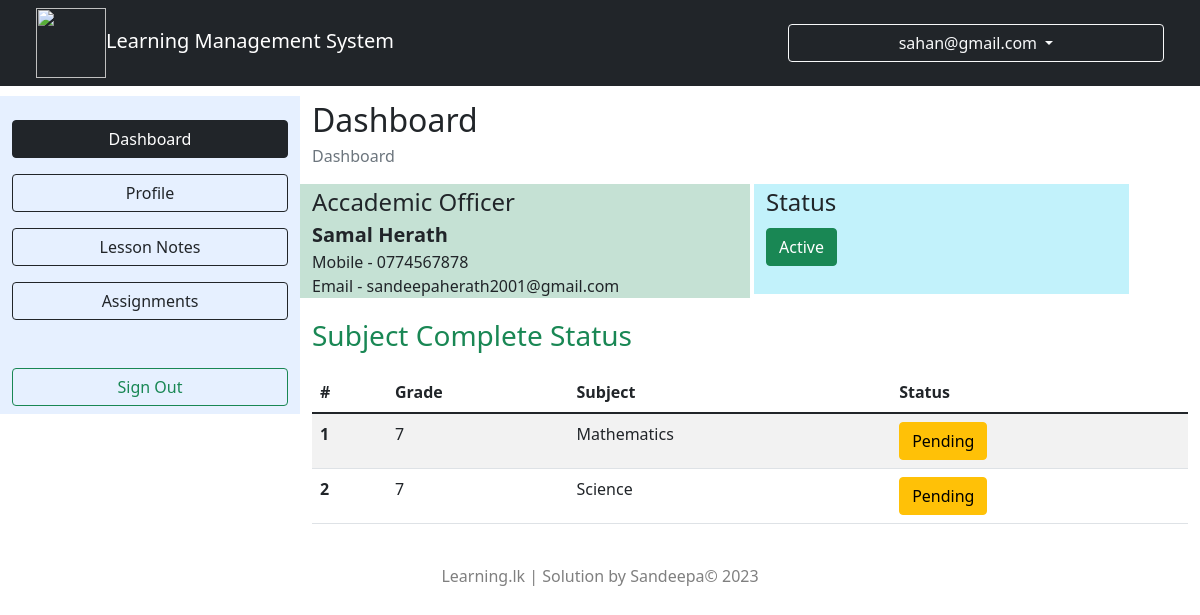
Screenshot of /Online_LMS/StudentDash.php (signed in) with the database file from the repository.
### tables this page shows
CREATE TABLE IF NOT EXISTS `user_has_grade` (
  `user_username` varchar(45) NOT NULL,
  `grade_id` int NOT NULL,
  `expire_date` date DEFAULT NULL,
  PRIMARY KEY (`user_username`,`grade_id`),
  KEY `fk_user_has_grade_grade1_idx` (`grade_id`),
  KEY `fk_user_has_grade_user1_idx` (`user_username`)
);

CREATE TABLE IF NOT EXISTS `user` (
  `username` varchar(45) NOT NULL,
  `first_name` varchar(45) NOT NULL,
  `last_name` varchar(45) NOT NULL,
  `mobile` varchar(10) NOT NULL,
  `email` varchar(45) NOT NULL,
  `address_1` varchar(45) NOT NULL,
  `address_2` varchar(45) NOT NULL,
  `city_id` int NOT NULL,
  `password` varchar(45) NOT NULL,
  `user_type_id` int NOT NULL,
  `status_id` int NOT NULL,
  `gender_id` int NOT NULL,
  PRIMARY KEY (`username`),
  KEY `fk_user_city_idx` (`city_id`),
  KEY `fk_user_user_type1_idx` (`user_type_id`),
  KEY `fk_user_status1_idx` (`status_id`),
  KEY `fk_user_gender1_idx` (`gender_id`),
  CONSTRAINT `fk_user_user_type1` FOREIGN KEY (`user_type_id`) REFERENCES `user_type` (`id`)
);

CREATE TABLE IF NOT EXISTS `grade` (
  `id` int NOT NULL AUTO_INCREMENT,
  `name` varchar(45) NOT NULL,
  PRIMARY KEY (`id`)
);

CREATE TABLE IF NOT EXISTS `subject` (
  `id` int NOT NULL AUTO_INCREMENT,
  `name` varchar(45) NOT NULL,
  PRIMARY KEY (`id`)
);

### Online_LMS/StudentDash.php (the view, shortened to what this page needs)
<!DOCTYPE html>
<html lang="en">
<head>
  <link rel="stylesheet" href="bootstrap.css" />
  <link rel="stylesheet" href="style.css" />
</head>
<body>
  <div class="container-fluid">
    <div class="row">
      <nav class="navbar navbar-light navbar-expand-lg bg-dark fixed-top">
        <div class="container-fluid">
          <div class="col-4">
            <a href="#" class="navbar-brand text-white"><img src="system.png" class="icon2" />Learning Management System</a>
          </div>
          <div class="btn-group col-lg-4 col-3">
            <button type="button" class="btn btn-outline-light dropdown-toggle" data-bs-toggle="dropdown" aria-haspopup="true" aria-expanded="false">
              <label class="fs-6"><?php echo ($_SESSION["u"]) ?></label>
            </button>
          </div>
        </div>
      </nav>
      <div class="col-4 col-lg-3 mt-5">
        <div class="row bg-primary bg-opacity-10 mt-5">
          <div class="col-12 mt-4">
            <form action="StudentDash.php">
              <button class="btn btn-outline-dark col-12 active" type="submit">Dashboard</button>
            </form>
          </div>
          <div class="col-12 mt-3">
            <form action="ProfileStu.php">
              <button class="btn btn-outline-dark col-12" type="submit">Profile</button>
            </form>
          </div>
          <div class="col-12 mt-3">
            <form action="NoteView.php">
              <button class="btn btn-outline-dark col-12" type="submit">Lesson Notes</button>
            </form>
          </div>
          <div class="col-12 mt-3">
            <form action="UploadAssignment.php">
              <button class="btn btn-outline-dark col-12" type="submit">Assignments</button>
            </form>
          </div>
          <div class="col-12 mt-5 mb-2">
            <form action="SignOut.php">
              <button class="btn btn-outline-success col-12" type="submit">Sign Out</button>
            </form>
          </div>
        </div>
      </div>
      <div class="col-8 col-lg-9 mt-5">
        <div class="row">
          <div class="">
            <label class="fs-2">Dashboard</label>
          </div>
          <div class="">
            <label class="fs-6 text-secondary">Dashboard</label>
          </div>
          <div class="col-12">
            <div class="row">
              <div class="col-12 col-lg-6 bg-success bg-opacity-25 mt-3">
                <label class="fs-4">Accademic Officer</label>
                <?php
                $connection = new mysqli("localhost", "root", "Slbh2001@", "online_lms");
                $table = $connection->query("SELECT * FROM `user_has_grade` WHERE `user_username`='" . $_SESSION["u"] . "'");
                if ($table->num_rows) {
                  $row = $table->fetch_assoc();
                  $grade = $row["grade_id"];
                  $table2 = $connection->query("SELECT * FROM `user_has_grade` INNER JOIN `user` ON
                  `user_has_grade`.`user_username`=`user`.`username` WHERE `user_has_grade`.`grade_id`='" . $grade . "'
                  AND `user`.`user_type_id`='4'");
                  if ($table2->num_rows) {
                    for ($i = 0; $i < $table2->num_rows; $i++) {
                      $row2 = $table2->fetch_assoc();
                ?>
                      <div class="row">
                        <div><label class="fs-5 fw-bold"><?php echo ($row2["first_name"] . " " . $row2["last_name"]) ?></label></div>
                        <div><label>Mobile - <?php echo ($row2["mobile"]) ?></label></div>
                        <div><label>Email - <?php echo ($row2["email"]) ?></label></div>
                      </div>
                <?php
                    }
                  }
                }
                ?>
              </div>
              <div class="col-12 col-lg-5 bg-info m-1 bg-opacity-25 mt-3">
                <label class="fs-4">Status</label>
                <?php
                $table = $connection->query("SELECT * FROM `user_has_grade` WHERE `user_username`='" . $_SESSION["u"] . "'");
                if ($table->num_rows) {
                  $row = $table->fetch_assoc();
                  $grade = $row["grade_id"];
                  $table3 = $connection->query("SELECT * FROM `payment` WHERE `user_has_grade_user_username`='" . $_SESSION["u"] . "'
                  AND `user_has_grade_grade_id`='" . $grade . "'");
                  if ($table3->num_rows) {
                    for ($i = 0; $i < $table3->num_rows; $i++) {
                ?>
                      <div class="row">
                        <div><label class="btn btn-success fs-6 mt-2 mb-3">Active</label></div>
                      </div>
                    <?php
                    }
                  }
                }
                ?>
              </div>
              <div class="col-12 mt-3">
                <label class="fs-3 text-success">Subject Complete Status</label>
              </div>
              <div class="mt-3">
                <table class="table table-striped">
                  <thead>
                    <tr>
                      <th scope="col">#</th>
                      <th scope="col">Grade</th>
                      <th scope="col">Subject</th>
                      <th scope="col">Status</th>
                    </tr>
                  </thead>
                  <tbody>
                    <?php
                    $table = $connection->query("SELECT * FROM `user_has_grade` WHERE `user_username`='" . $_SESSION["u"] . "'");
                    if ($table->num_rows) {
                      $row = $table->fetch_assoc();
                      $grade = $row["grade_id"];
                      $table4 = $connection->query("SELECT * FROM `user_has_grade_has_subject` WHERE `user_username`='" . $_SESSION["u"] . "'
                    AND `grade_has_subject_grade_id`='" . $grade . "'");
                      if ($table4->num_rows) {
                        for ($i = 0; $i < $table4->num_rows; $i++) {
                          $row4 = $table4->fetch_assoc();
                          $subjectId = $row4["grade_has_subject_subject_id"];
                          $gradeId = $row4["grade_has_subject_grade_id"];
                          $table5 = $connection->query("SELECT * FROM `subject` WHERE `id`='" . $subjectId . "'");
                          $row5 = $table5->fetch_assoc();
                          $subject = $row5["name"];
                          $table6 = $connection->query("SELECT * FROM `grade` WHERE `id`='" . $gradeId . "'");
                          $row6 = $table6->fetch_assoc();
                          $grade = $row6["name"];
                    ?>
                          <tr>
                            <th scope="row"><?php echo ($i + 1) ?></th>
                            <td><?php echo ($grade) ?></td>
                            <td><?php echo ($subject) ?></td>
                            <?php
                            if ($row4["complete_status_id"] == "1") {
                            ?>
                              <td><label class="btn btn-success">Completed</label></td>
                            <?php
                            } else if ($row4["complete_status_id"] == "2") {
                            ?>
                              <td><label class="btn btn-warning">Pending</label></td>
                            <?php
                            }
                            ?>
                          </tr>
                    <?php
                        }
                      }
                    }
                    ?>
                  </tbody>
                </table>
              </div>
            </div>
          </div>
        </div>
      </div>
    </div>
    <div class="col-12 text-center text-black-50 mt-4 mb-2">
      <label>Learning.lk | Solution by Sandeepa&copy; 2023</label>
    </div>
  </div>
</body>
</html>

### Online_LMS/style.css (style rules this page uses)
.icon2 { width: 70px; height: 70px; }

### rows the page displays
user_has_grade: user.first_name "Samal", user.last_name "Herath", user.mobile "0774567878", user.email "sandeepaherath2001@gmail.com"
grade: name "7", subject.name "Mathematics", subject.name "Science"

### other values shown
$_SESSION["u"] "sahan@gmail.com"
